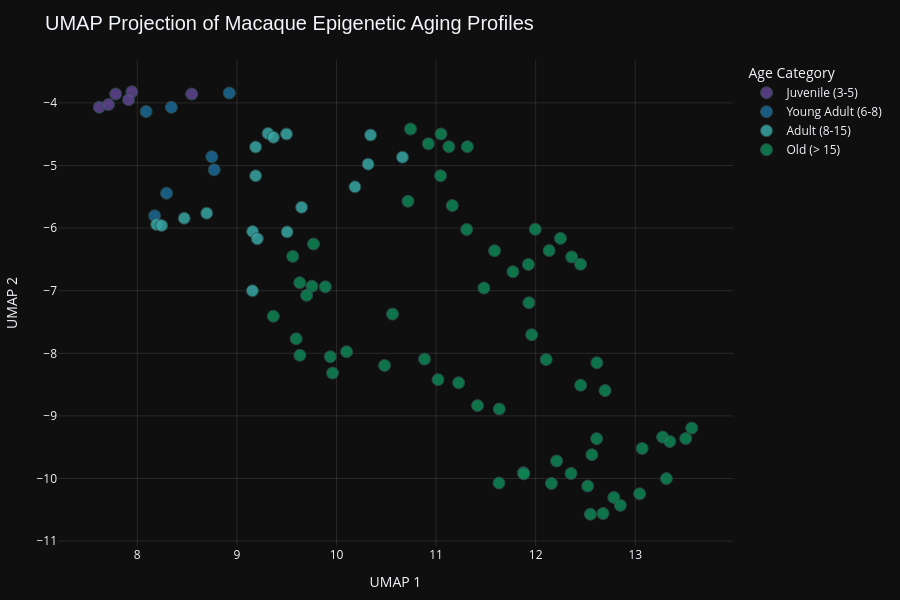

The code cell stored with this chart in its notebook:
### Markdown cell above
## 5. Interactive UMAP Visualization
We create a premium, interactive Plotly scatter plot showing the UMAP projection of the samples. Hovering over a point displays its epigenetic profile, estimated age, cohort category, and health ranking.

### Code cell
fig = px.scatter(
    df_sorted,
    x='umap_1',
    y='umap_2',
    color='age_category',
    title='UMAP Projection of Macaque Epigenetic Aging Profiles',
    labels={'umap_1': 'UMAP 1', 'umap_2': 'UMAP 2', 'age_category': 'Age Category'},
    hover_name='sample',
    hover_data={
        'umap_1': False,
        'umap_2': False,
        'estimated_age': ':.2f',
        'relative_health_rank': True,
        'mean': ':.4f',
        'median': ':.4f',
        'variability': ':.4f'
    },
    color_discrete_sequence=px.colors.qualitative.Prism
)

fig.update_traces(
    marker=dict(size=12, opacity=0.85, line=dict(width=1, color='DarkSlateGrey')),
    selector=dict(mode='markers')
)

fig.update_layout(
    template='plotly_dark',
    title_font=dict(size=20, family='Outfit, sans-serif'),
    legend_title_font=dict(size=14),
    legend_font=dict(size=12),
    xaxis=dict(showgrid=True, gridcolor='rgba(255, 255, 255, 0.1)', zeroline=False),
    yaxis=dict(showgrid=True, gridcolor='rgba(255, 255, 255, 0.1)', zeroline=False),
    paper_bgcolor='rgba(15, 15, 15, 1)',
    plot_bgcolor='rgba(15, 15, 15, 1)',
    margin=dict(l=40, r=40, t=60, b=40),
    width=900,
    height=600
)

fig.show()

### Figure 1 — Plotly figure (JSON) as saved in the notebook; plotly's stock layout.template omitted (floating-point values rounded to 4 significant figures; data arrays with more than 128 entries replaced by an {"elided": "..."} marker saying what was removed)
{"data": [{"customdata": [[3.0, 1.0, 0.6589, 0.7368, 0.2653], [3.398, 2.0, 0.653, 0.7273, 0.2507], [3.796, 3.0, 0.6507, 0.7273, 0.254], [4.194, 4.0, 0.6488, 0.7273, 0.2627], [4.591, 5.0, 0.6448, 0.7273, 0.2589], [4.989, 6.0, 0.649, 0.7475, 0.2862]], "hovertemplate": "<b>%{hovertext}</b><br><br>Age Category=Juvenile (3-5)<br>estimated_age=%{customdata[0]:.2f}<br>relative_health_rank=%{customdata[1]}<br>mean=%{customdata[2]:.4f}<br>median=%{customdata[3]:.4f}<br>variability=%{customdata[4]:.4f}<extra></extra>", "hovertext": ["ECL50_2_S2", "ECL50_13_S13", "ECL50_9_S9", "ECL50_12_S12", "ECL50_11_S11", "ECL50_60_S60"], "legendgroup": "Juvenile (3-5)", "marker": {"color": "rgb(95, 70, 144)", "line": {"color": "DarkSlateGrey", "width": 1}, "opacity": 0.85, "size": 12, "symbol": "circle"}, "mode": "markers", "name": "Juvenile (3-5)", "orientation": "v", "showlegend": true, "type": "scatter", "x": [7.946, 7.618, 7.782, 7.912, 7.71, 8.546], "xaxis": "x", "y": [-3.823, -4.069, -3.858, -3.948, -4.027, -3.858], "yaxis": "y"}, {"customdata": [[5.387, 1.0, 0.6586, 0.75, 0.3059], [5.785, 2.0, 0.6441, 0.7273, 0.2706], [6.183, 3.0, 0.6448, 0.7273, 0.2722], [6.581, 4.0, 0.6402, 0.697, 0.2477], [6.978, 5.0, 0.6342, 0.7115, 0.2565], [7.376, 6.0, 0.6344, 0.7184, 0.269], [7.774, 7.0, 0.6347, 0.7143, 0.2681]], "hovertemplate": "<b>%{hovertext}</b><br><br>Age Category=Young Adult (6-8)<br>estimated_age=%{customdata[0]:.2f}<br>relative_health_rank=%{customdata[1]}<br>mean=%{customdata[2]:.4f}<br>median=%{customdata[3]:.4f}<br>variability=%{customdata[4]:.4f}<extra></extra>", "hovertext": ["ECL50_43_S43", "ECL50_47_S47", "ECL50_35_S35", "ECL50_4_S4", "ECL50_38_S38", "ECL50_34_S34", "ECL50_14_S14"], "legendgroup": "Young Adult (6-8)", "marker": {"color": "rgb(29, 105, 150)", "line": {"color": "DarkSlateGrey", "width": 1}, "opacity": 0.85, "size": 12, "symbol": "circle"}, "mode": "markers", "name": "Young Adult (6-8)", "orientation": "v", "showlegend": true, "type": "scatter", "x": [8.924, 8.088, 8.342, 8.174, 8.294, 8.748, 8.773], "xaxis": "x", "y": [-3.842, -4.138, -4.071, -5.804, -5.444, -4.861, -5.069], "yaxis": "y"}, {"customdata": [[8.172, 1.0, 0.634, 0.7222, 0.2789], [8.57, 2.0, 0.6308, 0.6977, 0.2558], [8.968, 3.0, 0.6313, 0.6977, 0.2565], [9.366, 4.0, 0.6351, 0.7167, 0.2789], [9.763, 5.0, 0.6269, 0.7097, 0.2635], [10.16, 6.0, 0.6302, 0.7051, 0.2634], [10.56, 7.0, 0.6325, 0.7188, 0.2791], [10.96, 8.0, 0.6317, 0.72, 0.2802], [11.35, 9.0, 0.6303, 0.7128, 0.2738], [11.75, 10.0, 0.6355, 0.7203, 0.291], [12.15, 11.0, 0.6302, 0.7037, 0.2719], [12.55, 12.0, 0.6266, 0.7045, 0.272], [12.95, 13.0, 0.637, 0.7059, 0.2862], [13.34, 14.0, 0.6251, 0.6977, 0.2649], [13.74, 15.0, 0.6257, 0.7097, 0.2781], [14.14, 16.0, 0.6291, 0.7037, 0.2766], [14.54, 17.0, 0.6325, 0.7143, 0.2907], [14.94, 18.0, 0.6251, 0.7143, 0.2834]], "hovertemplate": "<b>%{hovertext}</b><br><br>Age Category=Adult (8-15)<br>estimated_age=%{customdata[0]:.2f}<br>relative_health_rank=%{customdata[1]}<br>mean=%{customdata[2]:.4f}<br>median=%{customdata[3]:.4f}<br>variability=%{customdata[4]:.4f}<extra></extra>", "hovertext": ["ECL50_40_S40", "ECL50_31_S31", "ECL50_17_S17", "ECL50_3_S3", "ECL50_28_S28", "ECL50_32_S32", "ECL50_48_S48", "ECL50_16_S16", "ECL50_33_S33", "ECL50_6_S6", "ECL50_5_S5", "ECL50_41_S41", "ECL50_18_S18", "ECL50_79_S79", "ECL50_36_S36", "ECL50_26_S26", "ECL50_42_S42", "ECL50_80_S80"], "legendgroup": "Adult (8-15)", "marker": {"color": "rgb(56, 166, 165)", "line": {"color": "DarkSlateGrey", "width": 1}, "opacity": 0.85, "size": 12, "symbol": "circle"}, "mode": "markers", "name": "Adult (8-15)", "orientation": "v", "showlegend": true, "type": "scatter", "x": [9.312, 8.194, 8.244, 9.188, 8.697, 8.471, 9.366, 9.498, 9.188, 10.34, 9.158, 9.205, 10.32, 9.156, 9.649, 9.504, 10.66, 10.19], "xaxis": "x", "y": [-4.489, -5.942, -5.959, -4.705, -5.762, -5.843, -4.549, -4.497, -5.165, -4.514, -6.055, -6.172, -4.978, -7.001, -5.668, -6.061, -4.867, -5.342], "yaxis": "y"}, {"customdata": {"elided": "63x5 float values"}, "hovertemplate": "<b>%{hovertext}</b><br><br>Age Category=Old (> 15)<br>estimated_age=%{customdata[0]:.2f}<br>relative_health_rank=%{customdata[1]}<br>mean=%{customdata[2]:.4f}<br>median=%{customdata[3]:.4f}<br>variability=%{customdata[4]:.4f}<extra></extra>", "hovertext": ["ECL50_46_S46", "ECL50_44_S44", "ECL50_15_S15", "ECL50_52_S52", "ECL50_39_S39", "ECL50_10_S10", "ECL50_27_S27", "ECL50_1_S1", "ECL50_37_S37", "ECL50_86_S86", "ECL50_49_S49", "ECL50_57_S57", "ECL50_45_S45", "ECL50_75_S75", "ECL50_83_S83", "ECL50_53_S53", "ECL50_56_S56", "ECL50_78_S78", "ECL50_30_S30", "ECL50_29_S29", "ECL50_65_S65", "ECL50_54_S54", "ECL50_64_S64", "ECL50_94_S94", "ECL50_95_S95", "ECL50_62_S62", "ECL50_8_S8", "ECL50_84_S84", "ECL50_77_S77", "ECL50_91_S91", "ECL50_74_S74", "ECL50_59_S59", "ECL50_58_S58", "ECL50_55_S55", "ECL50_96_S96", "ECL50_69_S69", "ECL50_71_S71", "ECL50_22_S22", "ECL50_51_S51", "ECL50_93_S93", "ECL50_82_S82", "ECL50_50_S50", "ECL50_87_S87", "ECL50_72_S72", "ECL50_66_S66", "ECL50_88_S88", "ECL50_92_S92", "ECL50_67_S67", "ECL50_61_S61", "ECL50_23_S23", "ECL50_90_S90", "ECL50_63_S63", "ECL50_21_S21", "ECL50_76_S76", "ECL50_73_S73", "ECL50_68_S68", "ECL50_81_S81", "ECL50_24_S24", "ECL50_89_S89", "ECL50_85_S85", "ECL50_70_S70", "ECL50_19_S19", "ECL50_20_S20"], "legendgroup": "Old (> 15)", "marker": {"color": "rgb(15, 133, 84)", "line": {"color": "DarkSlateGrey", "width": 1}, "opacity": 0.85, "size": 12, "symbol": "circle"}, "mode": "markers", "name": "Old (> 15)", "orientation": "v", "showlegend": true, "type": "scatter", "x": [9.561, 10.74, 9.769, 9.366, 9.631, 9.753, 9.888, 10.92, 9.595, 10.72, 11.05, 11.13, 9.7, 11.05, 11.16, 9.632, 9.938, 11.31, 10.1, 10.56, 11.31, 10.48, 11.48, 11.59, 10.88, 11.77, 9.96, 12.0, 11.02, 12.25, 11.93, 11.93, 12.13, 11.23, 11.96, 11.42, 12.36, 12.11, 11.63, 11.63, 11.88, 11.88, 12.45, 12.7, 12.61, 12.45, 12.16, 12.21, 12.35, 12.61, 12.56, 12.52, 13.07, 12.78, 13.27, 12.55, 12.68, 13.04, 13.35, 12.85, 13.31, 13.51, 13.57], "xaxis": "x", "y": [-6.452, -4.417, -6.255, -7.408, -6.872, -6.928, -6.938, -4.654, -7.768, -5.571, -4.497, -4.7, -7.075, -5.163, -5.64, -8.032, -8.054, -6.023, -7.975, -7.374, -4.699, -8.194, -6.957, -6.362, -8.093, -6.697, -8.316, -6.019, -8.421, -6.164, -6.581, -7.193, -6.359, -8.471, -7.703, -8.836, -6.461, -8.099, -10.07, -8.89, -9.907, -9.926, -8.509, -8.595, -8.151, -6.577, -10.08, -9.719, -9.92, -9.363, -9.619, -10.12, -9.521, -10.3, -9.338, -10.57, -10.56, -10.24, -9.409, -10.43, -10.0, -9.361, -9.194], "yaxis": "y"}], "layout": {"height": 600, "legend": {"font": {"size": 12}, "title": {"font": {"size": 14}, "text": "Age Category"}, "tracegroupgap": 0}, "margin": {"b": 40, "l": 40, "r": 40, "t": 60}, "paper_bgcolor": "rgba(15, 15, 15, 1)", "plot_bgcolor": "rgba(15, 15, 15, 1)", "title": {"font": {"family": "Outfit, sans-serif", "size": 20}, "text": "UMAP Projection of Macaque Epigenetic Aging Profiles"}, "width": 900, "xaxis": {"anchor": "y", "domain": [0, 1], "gridcolor": "rgba(255, 255, 255, 0.1)", "showgrid": true, "title": {"text": "UMAP 1"}, "zeroline": false}, "yaxis": {"anchor": "x", "domain": [0, 1], "gridcolor": "rgba(255, 255, 255, 0.1)", "showgrid": true, "title": {"text": "UMAP 2"}, "zeroline": false}}}
